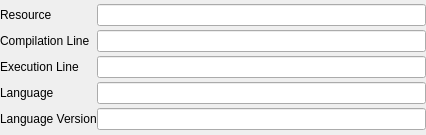
<?xml version="1.0" encoding="UTF-8"?>
<ui version="4.0">
 <class>ejmdSolutionWidget</class>
 <widget class="QWidget" name="ejmdSolutionWidget">
  <property name="geometry">
   <rect>
    <x>0</x>
    <y>0</y>
    <width>426</width>
    <height>135</height>
   </rect>
  </property>
  <property name="windowTitle">
   <string>Form</string>
  </property>
  <layout class="QGridLayout" name="gridLayout">
   <property name="margin">
    <number>0</number>
   </property>
   <property name="spacing">
    <number>0</number>
   </property>
   <item row="0" column="0">
    <widget class="QLabel" name="label">
     <property name="text">
      <string>Resource</string>
     </property>
     <property name="margin">
      <number>5</number>
     </property>
    </widget>
   </item>
   <item row="0" column="1">
    <widget class="QLineEdit" name="soResource"/>
   </item>
   <item row="1" column="0">
    <widget class="QLabel" name="label_2">
     <property name="text">
      <string>Compilation Line</string>
     </property>
     <property name="margin">
      <number>5</number>
     </property>
    </widget>
   </item>
   <item row="1" column="1">
    <widget class="QLineEdit" name="soCompilationLine"/>
   </item>
   <item row="2" column="0">
    <widget class="QLabel" name="label_3">
     <property name="text">
      <string>Execution Line</string>
     </property>
     <property name="margin">
      <number>5</number>
     </property>
    </widget>
   </item>
   <item row="2" column="1">
    <widget class="QLineEdit" name="soExecutionLine"/>
   </item>
   <item row="3" column="0">
    <widget class="QLabel" name="label_4">
     <property name="text">
      <string>Language</string>
     </property>
     <property name="margin">
      <number>5</number>
     </property>
    </widget>
   </item>
   <item row="3" column="1">
    <widget class="QLineEdit" name="soLanguage"/>
   </item>
   <item row="4" column="0">
    <widget class="QLabel" name="label_5">
     <property name="text">
      <string>Language Version</string>
     </property>
     <property name="margin">
      <number>5</number>
     </property>
    </widget>
   </item>
   <item row="4" column="1">
    <widget class="QLineEdit" name="soLanguageVersion"/>
   </item>
  </layout>
 </widget>
 <resources/>
 <connections/>
</ui>
